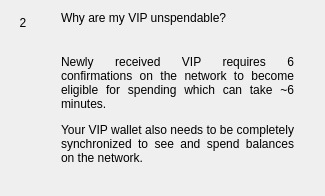
                  <widget class="QWidget" name="widgetFaq2" native="true">
                   <layout class="QHBoxLayout" name="horizontalPage2" stretch="0,1">
                    <item alignment="Qt::AlignTop">
                     <widget class="QLabel" name="labelNumber2">
                      <property name="minimumSize">
                       <size>
                        <width>24</width>
                        <height>24</height>
                       </size>
                      </property>
                      <property name="maximumSize">
                       <size>
                        <width>16777215</width>
                        <height>24</height>
                       </size>
                      </property>
                      <property name="text">
                       <string>2</string>
                      </property>
                      <property name="alignment">
                       <set>Qt::AlignCenter</set>
                      </property>
                     </widget>
                    </item>
                    <item>
                     <layout class="QVBoxLayout" name="verticalLayoutPage2">
                      <property name="spacing">
                       <number>0</number>
                      </property>
                      <property name="leftMargin">
                       <number>20</number>
                      </property>
                      <property name="rightMargin">
                       <number>20</number>
                      </property>
                      <item>
                       <widget class="QLabel" name="labelSubtitle2">
                        <property name="text">
                         <string>Why are my VIP unspendable?</string>
                        </property>
                        <property name="wordWrap">
                         <bool>true</bool>
                        </property>
                       </widget>
                      </item>
                      <item>
                       <spacer name="verticalSpacer_20">
                        <property name="orientation">
                         <enum>Qt::Vertical</enum>
                        </property>
                        <property name="sizeType">
                         <enum>QSizePolicy::Fixed</enum>
                        </property>
                        <property name="sizeHint" stdset="0">
                         <size>
                          <width>20</width>
                          <height>30</height>
                         </size>
                        </property>
                       </spacer>
                      </item>
                      <item>
                       <widget class="QLabel" name="labelContent2">
                        <property name="text">
                         <string>
                           &lt;html&gt;&lt;head/&gt;&lt;body&gt;&lt;p align=&quot;justify&quot;&gt;
                           Newly received VIP requires 6 confirmations on the network
                           to become eligible for spending which can take ~6 minutes.
                           &lt;/p&gt;&lt;p align=&quot;justify&quot;&gt;
                           Your VIP wallet also needs to be completely synchronized
                           to see and spend balances on the network.
                           &lt;/p&gt;&lt;/body&gt;&lt;/html&gt;
                         </string>
                        </property>
                        <property name="alignment">
                         <set>Qt::AlignLeading|Qt::AlignLeft|Qt::AlignTop</set>
                        </property>
                        <property name="wordWrap">
                         <bool>true</bool>
                        </property>
                       </widget>
                      </item>
                      <item>
                       <spacer name="verticalSpacer_21">
                        <property name="orientation">
                         <enum>Qt::Vertical</enum>
                        </property>
                        <property name="sizeHint" stdset="0">
                         <size>
                          <width>20</width>
                          <height>20</height>
                         </size>
                        </property>
                       </spacer>
                      </item>
                     </layout>
                    </item>
                   </layout>
                  </widget>
